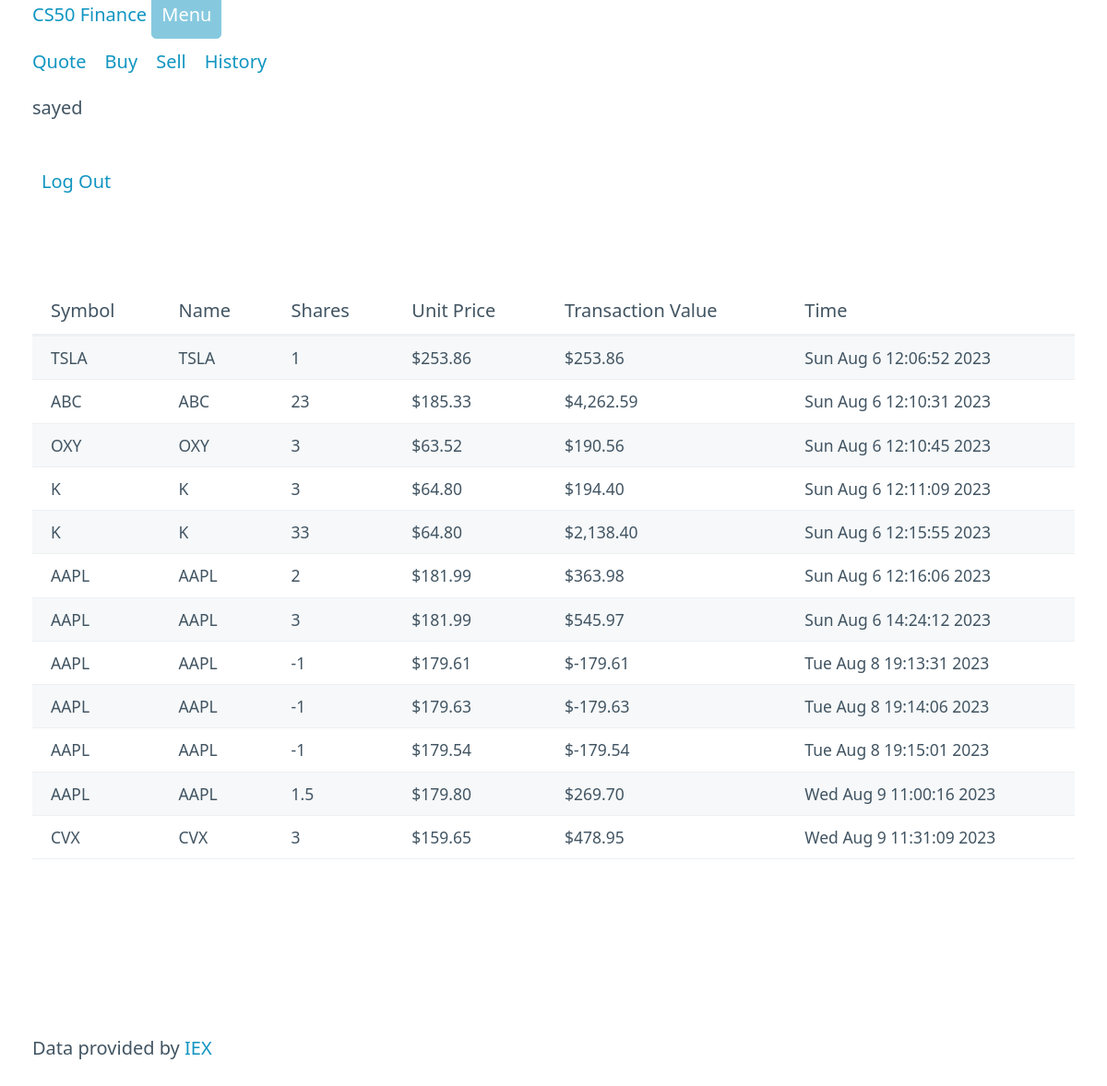
Page /history (signed in) on the earlier database version.
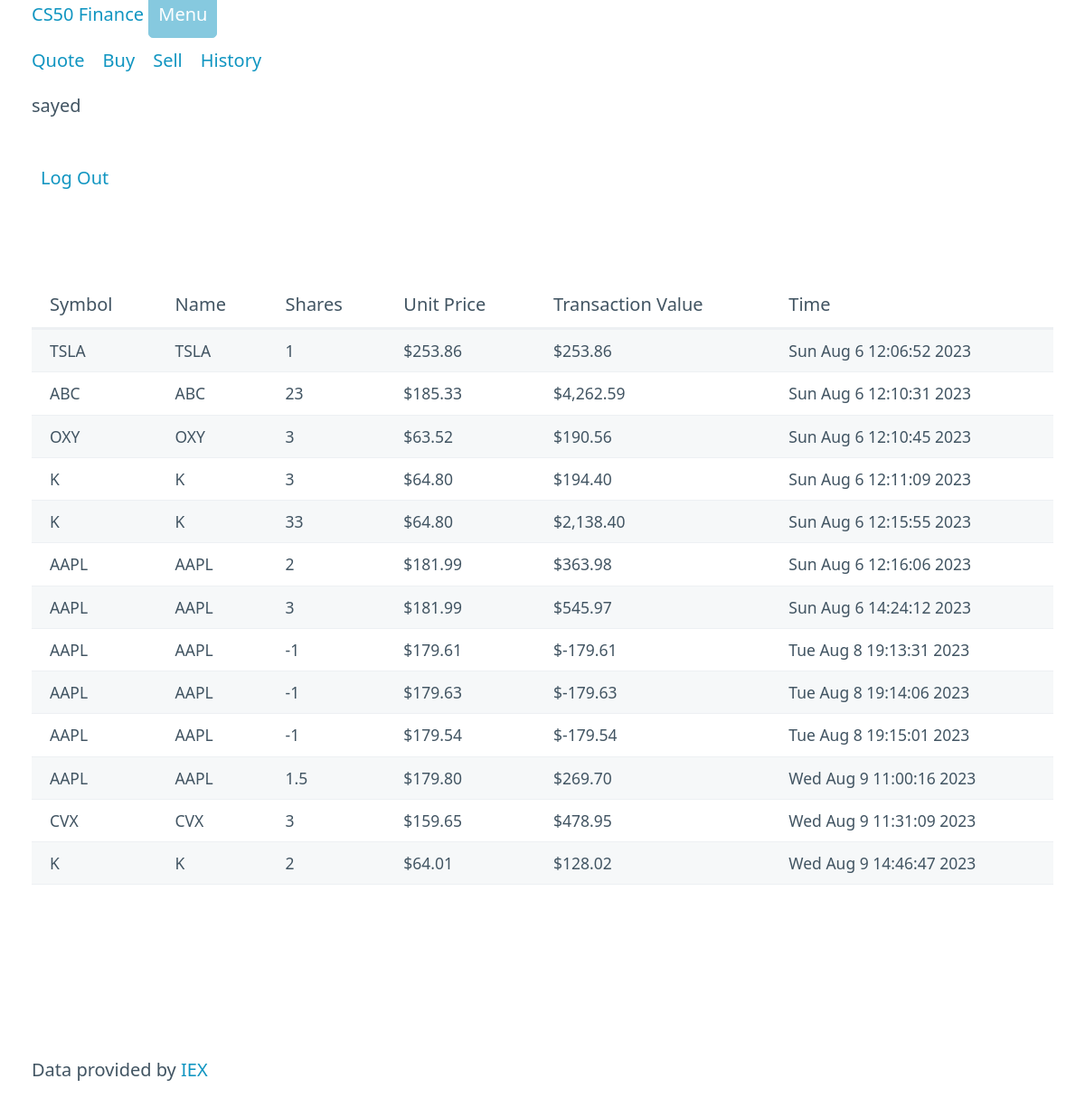
Same page on the later database version.
### tables this page shows
CREATE TABLE users(
id INTEGER PRIMARY KEY AUTOINCREMENT not NULL,
username TEXT NOT NULL,
hash TEXT NOT NULL,
cash NUMERIC NOT NULL DEFAULT 10000.00
);

CREATE TABLE transactions(
transaction_id INTEGER NOT NULL,
user_id INTEGER NOT NULL,
symbol TEXT NOT NULL,
shares NUMERIC NOT NULL,
price NUMERIC NOT NULL,
time NUMERIC NOT NULL,
PRIMARY KEY (transaction_id)
FOREIGN KEY (user_id) REFERENCES users(id)
);

### app.py (the view)
@app.route("/history")
@login_required
def history():
    user_id = session.get("user_id")
    transactions = db.execute("SELECT * FROM transactions WHERE user_id=?", user_id)
    return render_template("history.html", transactions=transactions)

### app.py (called while the page is built)
@app.context_processor
def utilities():
    def username(user_id):
        user_entry = db.execute(
            "SELECT username FROM users WHERE id=?",
            session.get("user_id")
        )
        return user_entry[0]["username"]
    return dict({
        "username": username,
        "usd": usd,
        "format_time": time.ctime,
        "lookup": lookup
    })

### helpers.py (called while the page is built)
def login_required(f):
    @wraps(f)
    def decorated_function(*args, **kwargs):
        if session.get("user_id") is None:
            return redirect("/login")
        return f(*args, **kwargs)
    return decorated_function

def usd(value):
    return f"${value:,.2f}"

### templates/history.html (shortened to what this page needs)
{% extends "layout.html" %}
{% block main %}
    <table role="grid">
        <thead>
            <tr>
                <th>Symbol</th>
                <th>Name</th>
                <th>Shares</th>
                <th>Unit Price</th>
                <th>Transaction Value</th>
                <th>Time</th>
            </tr>
        </thead>
        <tbody>
            {% for transaction in transactions %}
                <tr class="transaction-type-{{ 'purchase' if transaction.shares > 0 else 'sale' }}">
                    <td>{{ transaction.symbol }}</td>
                    <td>{{ transaction.symbol }}</td>
                    <td>{{ transaction.shares }}</td>
                    <td>{{ usd(transaction.price) }}</td>
                    <td>{{ usd(transaction.price * transaction.shares) }}</td>
                    <td>{{ format_time(transaction.time) }}</td>
                </tr>
            {% endfor %}
        </tbody>
    </table>
{% endblock %}

### templates/layout.html (shortened to what this page needs)
<!DOCTYPE html>
<html lang="en">
    <head>
        <link rel="stylesheet" href="/static/css/pico.min.css">
        <link href="/static/styles.css" rel="stylesheet">
    </head>
    <body>
        <nav class="">
            <div class="container">
                <a href="/">CS50 Finance</a>
                <a role="button">Menu</a>
                <div id="navbar">
                    {% if session["user_id"] %}
                        <ul>
                            <li><a href="/quote">Quote</a></li>
                            <li><a href="/buy">Buy</a></li>
                            <li><a href="/sell">Sell</a></li>
                            <li><a href="/history">History</a></li>
                        </ul>
                        <p>
                            {{ username(session.get("user_id")) }}
                        </p>
                        <ul>
                            <li><a href="/logout">Log Out</a></li>
                        </ul>
                    {% else %}
                        <ul>
                            <li><a href="/register">Register</a></li>
                            <li><a href="/login">Log In</a></li>
                        </ul>
                    {% endif %}
                </div>
            </div>
        </nav>
        <main class="container">
            {% block main %}{% endblock %}
        </main>
        <footer class="container">
            Data provided by <a href="https://iexcloud.io/">IEX</a>
        </footer>
    </body>
</html>

Differences in the rows shown:
added transactions: price "$64.01", usd(transaction.price*transaction.shares) "$128.02", time "Wed Aug 9 14:46:47 2023"
